Frame 1 (no input): blank canvas, image omitted
Frame 60 (the mouse pressed at the canvas centre just before this capture): blank canvas, image omitted
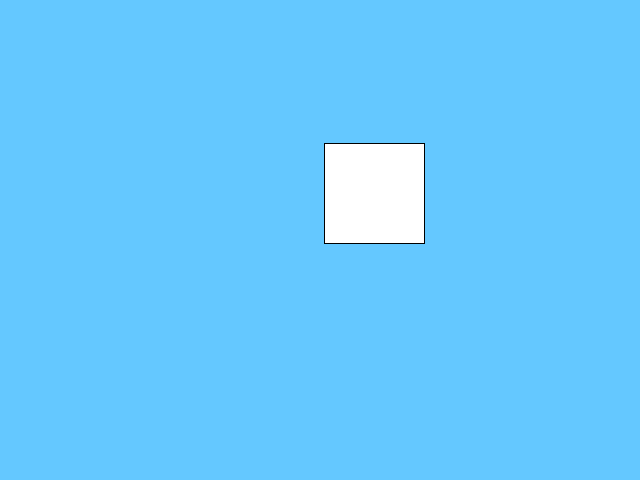
Frame 120 (the mouse held since frame 60 and released just before this capture)

The Processing sketch whose frames 1 and 60 were blank and that drew this single picture after the mouse press (run headless with seeded random() and noise(); from frame 60 on, the mouse is pressed at the canvas centre):

// Processing sketch: globos
// ── globos.pde
class Globo
{
  float x, y,vx,vy;
  Globo (float _x, float _y)
  {
   x=_x;
   y=_y; 
   vx=random(-0.25,0.25);
   vy=random(-2,-0.5);
  }

  void update()
  {
    y+=vy;
    x+=vx;
  }

  void dibujate()
  {
      square(x,y,100);
  }
  
}

ArrayList<Globo> globos;


void setup()
{
  size(640,480);
  globos = new ArrayList<Globo>();  
}

void draw()
{
  background(100,200,255);
  for(int i=0;i<globos.size();i++)
  {
    globos.get(i).update();
    globos.get(i).dibujate();
  }
}

void mousePressed()
{
  globos.add(new Globo(mouseX,mouseY));
}
